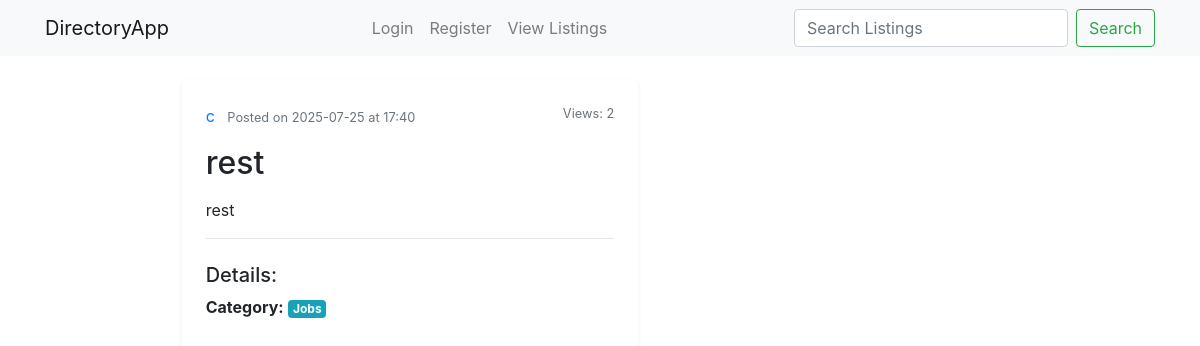
Page /listings/3 on the earlier database version.
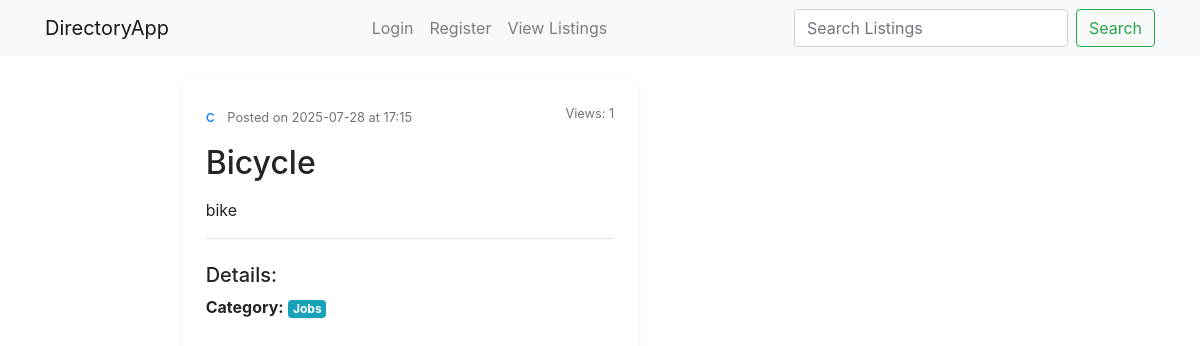
Same page on the later database version.
### app/models.py (models this page shows, shortened)
class User(UserMixin, db.Model):
    __tablename__ = 'users' # Correct
    id = db.Column(db.Integer, primary_key=True)
    username = db.Column(db.String(64), unique=True, nullable=False)
    email = db.Column(db.String(120), unique=True, nullable=False)
    password_hash = db.Column(db.String(128))
    roles = db.relationship('Role', secondary=user_roles, backref=db.backref('users', lazy='dynamic'))

class Listing(db.Model):
    __tablename__ = 'listings' # Correct
    id = db.Column(db.Integer, primary_key=True)
    title = db.Column(db.String(120), nullable=False)
    description = db.Column(db.Text, nullable=False)
    user_id = db.Column(db.Integer, db.ForeignKey('users.id'), nullable=False) # Refers to 'users.id' table
    author = db.relationship('User', backref=db.backref('listings', lazy='dynamic')) # 'listings' is the collection on User model
    category_id = db.Column(db.Integer, db.ForeignKey('categories.id'), nullable=False) # Refers to 'categories.id' table
    category = db.relationship('Category', backref=db.backref('listings', lazy=True)) # 'listings' is the collection on Category model
    location = db.Column(db.String(120), nullable=True)
    contact_email = db.Column(db.String(120), nullable=True)
    contact_phone = db.Column(db.String(60), nullable=True)
    price = db.Column(db.Float, nullable=True)
    created_at = db.Column(db.DateTime, nullable=False, default=db.func.now())
    updated_at = db.Column(db.DateTime, nullable=False, default=db.func.now(), onupdate=db.func.now())
    status = db.Column(db.String(20), nullable=False, default='published')
    views_count = db.Column(db.Integer, default=0)

class Category(db.Model):
    __tablename__ = 'categories' # Correct
    id = db.Column(db.Integer, primary_key=True)
    name = db.Column(db.String(64), unique=True, nullable=False)

### app/listings/routes.py (the view)
@listings_bp.route('/<int:listing_id>')
def view_listing(listing_id):
    listing = Listing.query.get_or_404(listing_id)
    listing.views_count += 1
    db.session.commit()
    return render_template('listings/view_listing.html', title=listing.title, listing=listing)

### app/templates/listings/view_listing.html (shortened to what this page needs)
{% extends "base.html" %}
{% block content %}
    <div class="container mt-4">
        <div class="row">
            <div class="col-lg-8 offset-lg-2">
                <article class="media content-section p-4 shadow-sm rounded">
                    <div class="media-body">
                        <div class="article-metadata mb-3">
                            <a class="mr-2" href="{{ url_for('main.user_profile', username=listing.author.username) }}">{{ listing.author.username }}</a>
                            <small class="text-muted">Posted on {{ listing.created_at.strftime('%Y-%m-%d at %H:%M') }}</small>
                            <small class="text-muted float-right">Views: {{ listing.views_count }}</small>
                        </div>
                        <h2 class="article-title mb-3">{{ listing.title }}</h2>
                        <p class="article-content">{{ listing.description }}</p>
                        <hr>
                        <h5 class="mt-4">Details:</h5>
                        <ul class="list-unstyled">
                            {% if listing.category %}<li><strong>Category:</strong> <span class="badge badge-info">{{ listing.category.name }}</span></li>{% endif %}
                        </ul>
                    </div>
                </article>
            </div>
        </div>
    </div>
{% endblock %}

### app/templates/base.html (shortened to what this page needs)
<!DOCTYPE html>
<html lang="en">
<head>
    <link rel="stylesheet" href="https://stackpath.bootstrapcdn.com/bootstrap/4.3.1/css/bootstrap.min.css">
</head>
<body>
    <nav class="navbar navbar-expand-lg navbar-light bg-light">
        <div class="container">
            <a class="navbar-brand" href="{{ url_for('main.index') }}">DirectoryApp</a>
            <div class="navbar-nav">
                {% if current_user.is_authenticated %}
                    <a class="nav-item nav-link" href="{{ url_for('listings.all_listings') }}">View Listings</a>
                    <a class="nav-item nav-link" href="{{ url_for('listings.new_listing') }}">Create Listing</a>
                    <a class="nav-link" href="{{ url_for('main.my_listings') }}">My Listings</a>
                    <a class="nav-item nav-link" href="{{ url_for('main.profile') }}">Profile</a>
                    <a class="nav-item nav-link" href="{{ url_for('auth.logout') }}">Logout</a>
                {% else %}
                    <a class="nav-item nav-link" href="{{ url_for('auth.login') }}">Login</a>
                    <a class="nav-item nav-link" href="{{ url_for('auth.register') }}">Register</a>
                    <a class="nav-item nav-link" href="{{ url_for('listings.all_listings') }}">View Listings</a>
                {% endif %}
            </div>
            <form class="form-inline my-2 my-lg-0" method="GET" action="{{ url_for('listings.all_listings') }}">
                <input class="form-control mr-sm-2" type="search" placeholder="Search Listings" aria-label="Search" name="q" value="{{ request.args.get('q', '') }}">
                <button class="btn btn-outline-success my-2 my-sm-0" type="submit">Search</button>
            </form>
        </div>
    </nav>
    <main role="main" class="container">
        <div class="row">
            <div class="col-md-8">
                {% block content %}{% endblock %}
            </div>
        </div>
    </main>
</body>
</html>

Differences in the rows shown:
changed Listing: created_at "2025-07-25 at 17:40" → "2025-07-28 at 17:15"; views_count "2" → "1"; title "rest" → "Bicycle"; description "rest" → "bike"
